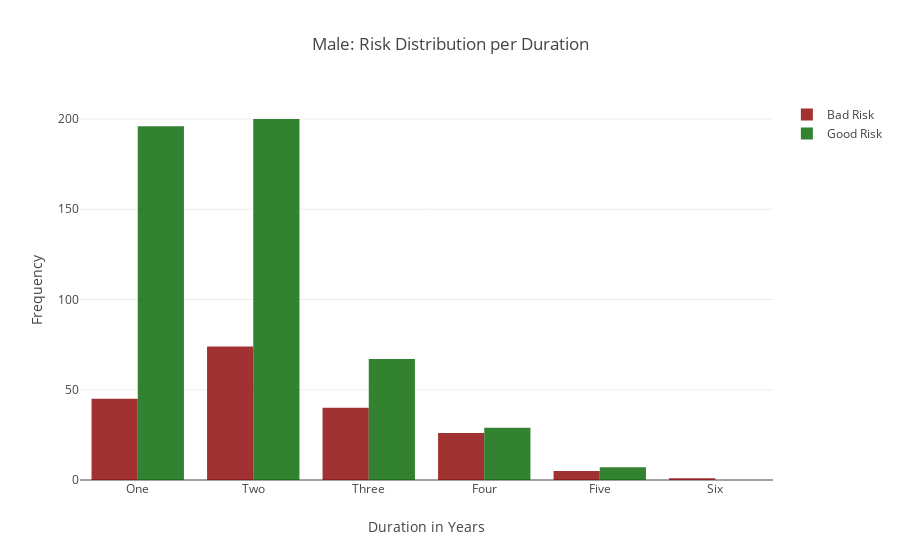

This figure's notebook cell:
### Code cell
trace1 = go.Bar(
    x=ms[ms['Risk']=='bad']['Duration_yrs'].values,
    y= ms[ms['Risk']=='bad']['count'].values,
    marker=dict(
    color='rgb(139,0,0)'),
    opacity=0.8,
    name = 'Bad Risk'
)
trace2 = go.Bar(
    x=ms[ms['Risk']=='good']['Duration_yrs'].values,
    y= ms[ms['Risk']=='good']['count'].values, 
    marker=dict(
    color='rgb(0,100,0)'),
    opacity=0.8,
    name = 'Good Risk'
)
data = [trace1, trace2]

layout = go.Layout (
    yaxis = dict(
    title = 'Frequency'),
    
    xaxis = dict (
    title = 'Duration in Years'),
    
    title = 'Male: Risk Distribution per Duration'
)
fig = go.Figure (data=data, layout = layout)
py.iplot(fig)

### Figure 1 — Plotly figure (JSON) as saved in the notebook; plotly's stock layout.template omitted (floating-point values rounded to 4 significant figures)
{"data": [{"marker": {"color": "rgb(139,0,0)"}, "name": "Bad Risk", "opacity": 0.8, "type": "bar", "x": ["One", "Two", "Three", "Four", "Five", "Six"], "y": [45, 74, 40, 26, 5, 1]}, {"marker": {"color": "rgb(0,100,0)"}, "name": "Good Risk", "opacity": 0.8, "type": "bar", "x": ["One", "Two", "Three", "Four", "Five"], "y": [196, 200, 67, 29, 7]}], "layout": {"title": "Male: Risk Distribution per Duration", "xaxis": {"title": "Duration in Years"}, "yaxis": {"title": "Frequency"}}}
